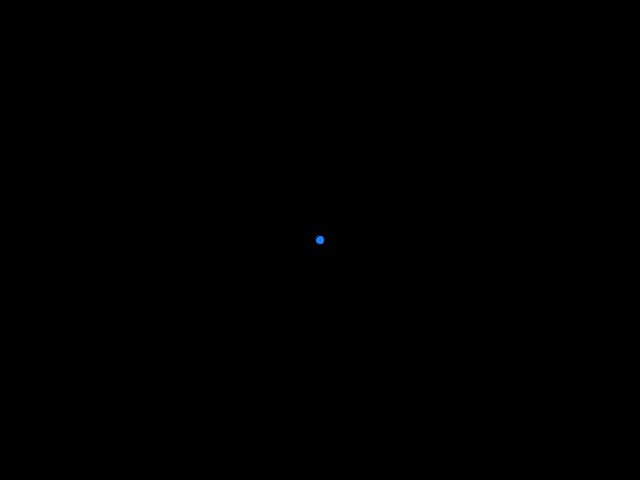
Frame 1 (no input)
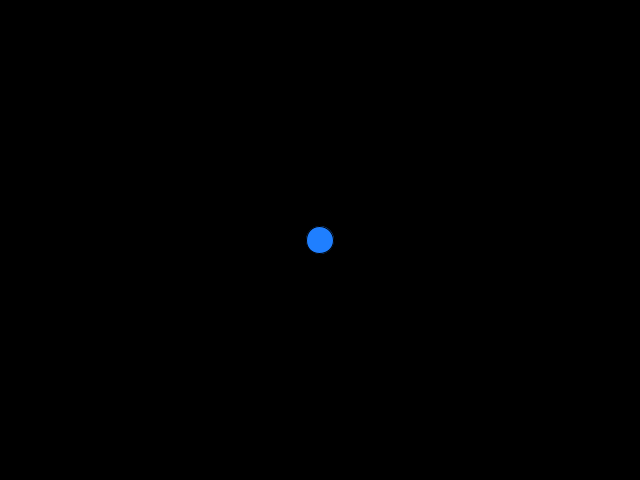
Frame 60 (the mouse pressed at the canvas centre just before this capture)
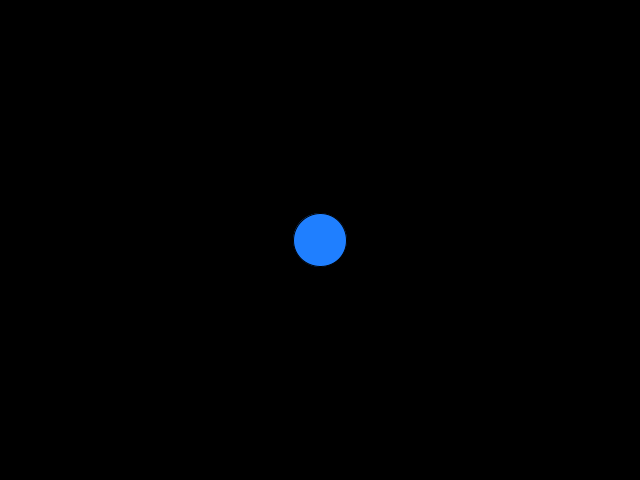
Frame 120 (the mouse held since frame 60 and released just before this capture)

The Processing sketch that drew these frames (run headless with seeded random() and noise(); from frame 60 on, the mouse is pressed at the canvas centre):

// Processing sketch: processing_117905
// ── processing_117905.pde

void setup(){
    size(640,480);
    frameRate(30);
}

void draw(){
    background(0);
    fill(31,127,255);
    float radius = 100 * sin(frameCount / 10.0);
    ellipse(width/2,height/2,radius,radius);
}
